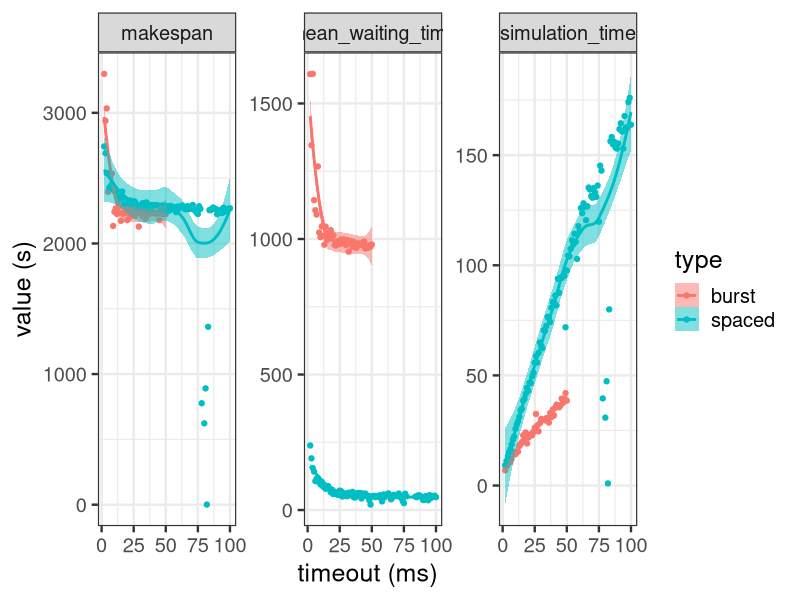
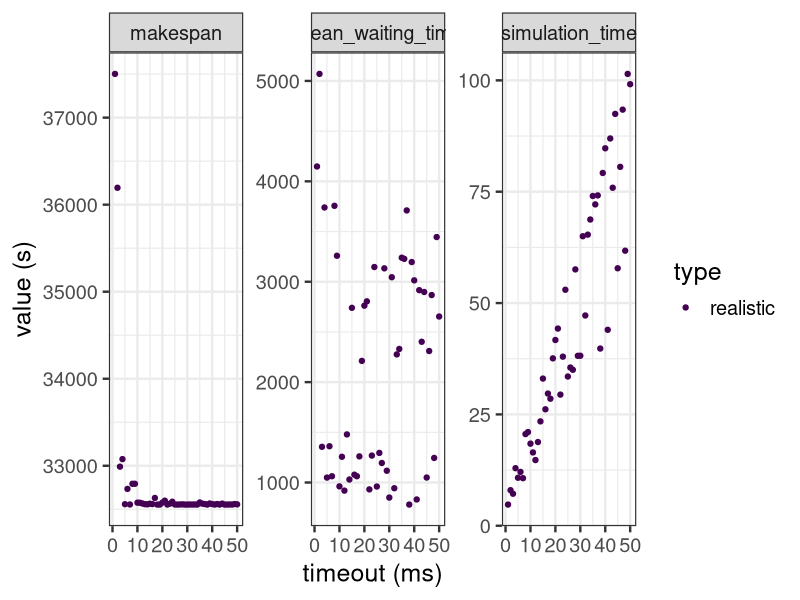
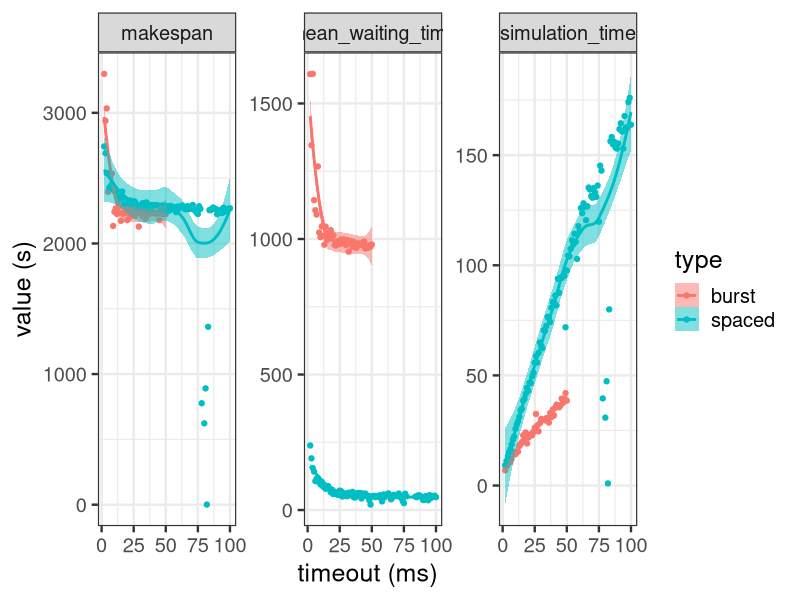
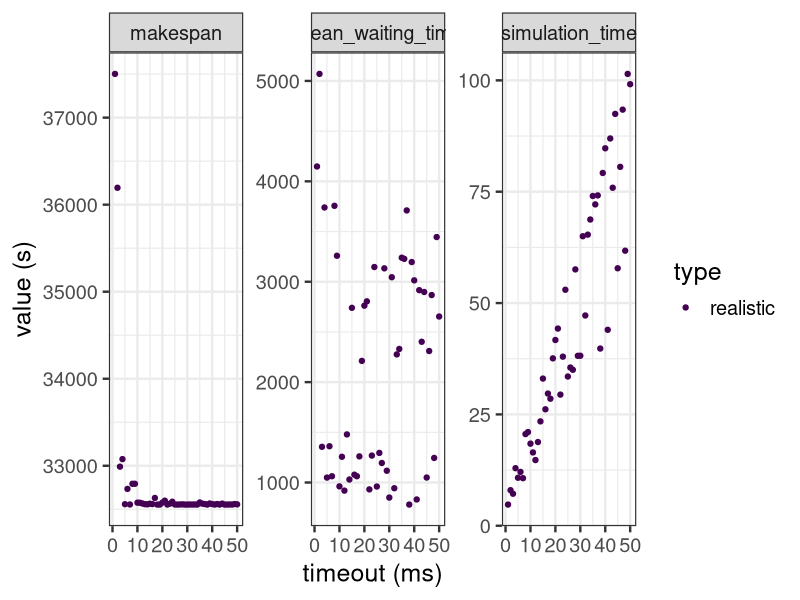

These charts were generated, in order, by the following R code:
library(ggplot2)
library(dplyr)
library(patchwork)
library(tidyr)

#compute.metrics <- function(filename) {
#	data <- read.csv(filename)
#	makespan <- max(data$finish_time)
#	mean_waiting_time <- mean(data$waiting_time)
#	return(list("makespan" = makespan, "mean_waiting_time" = mean_waiting_time))
#}

burst.data <- read.csv("../results/timeout_200_delay170.csv")
burst.data$type <- "burst"
spaced.data <- read.csv("../results/timeout_spaced_200_delay170.csv")
spaced.data$type <- "spaced"
realistic.data <- read.csv("../results/timeout_KIT_10h_80.csv")
realistic.data$type <- "realistic"

csvdata <- rbind(burst.data, spaced.data, realistic.data)
colnames(csvdata)[colnames(csvdata) == "duration"] <- "simulation_time"


#makespan <- c()
#mwt <- c()
#for (i in 0:9) {
#	met = compute.metrics(paste("../results/", filename, "_", i, "_jobs.csv", sep=""))
#	makespan <- append(makespan, met$makespan)
#	mwt <- append(mwt, met$mean_waiting_time)
#}

#metrics <- data.frame(makespan, mwt)
#
#makespan.sd <- sd(metrics$makespan)
#makespan.mean <- mean(metrics$makespan)
csvdata %>%
	filter(type != "realistic", makespan < 5000) %>% 
	#pivot_longer(-timeout:-type, names_to = "metric", values_to = "value")
	gather(-timeout, -type, key = "metric", value = "value") %>%
	#pivot_longer(timeout)
	ggplot(aes(x=timeout, y=value, col=type, fill=type)) +
	geom_point(aes(col=type, fill=type)) +
	geom_smooth(method="loess", alpha=0.5) +
	theme_bw(base_size=18) +
	xlab("timeout (ms)") +
	ylab("value (s)") +
	#scale_color_viridis_d() +
	#scale_fill_viridis_d() +
	facet_wrap(~metric, scales="free_y")
ggsave("../results/timeout_burst_spaced.png", width=12, height=5)

csvdata %>%
	filter(type == "realistic", makespan < 50000) %>% 
	gather(-timeout, -type, key = "metric", value = "value") %>%
	ggplot(aes(x=timeout, y=value, fill=type, linetype=type, col=type)) +
	geom_point(aes(col=type)) +
	#geom_smooth(method="loess", alpha=0.5) +
	theme_bw(base_size=18) +
	scale_color_viridis_d() +
	scale_fill_viridis_d() +
	xlab("timeout (ms)") +
	ylab("value (s)") +
	facet_wrap(~metric, scales="free_y")
ggsave("../results/timeout_realistic.png", width=12, height=5)
